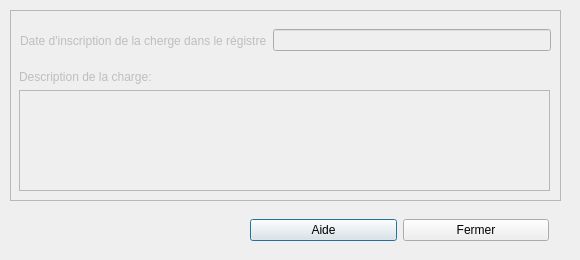
<?xml version="1.0" encoding="UTF-8"?>
<ui version="4.0">
 <class>Dialog</class>
 <widget class="QDialog" name="Dialog">
  <property name="geometry">
   <rect>
    <x>0</x>
    <y>0</y>
    <width>580</width>
    <height>260</height>
   </rect>
  </property>
  <property name="windowTitle">
   <string>Autres charges</string>
  </property>
  <widget class="QFrame" name="frame">
   <property name="enabled">
    <bool>false</bool>
   </property>
   <property name="geometry">
    <rect>
     <x>10</x>
     <y>10</y>
     <width>551</width>
     <height>191</height>
    </rect>
   </property>
   <property name="frameShape">
    <enum>QFrame::StyledPanel</enum>
   </property>
   <property name="frameShadow">
    <enum>QFrame::Raised</enum>
   </property>
   <widget class="QWidget" name="horizontalLayoutWidget">
    <property name="geometry">
     <rect>
      <x>10</x>
      <y>10</y>
      <width>531</width>
      <height>41</height>
     </rect>
    </property>
    <layout class="QHBoxLayout" name="horizontalLayout">
     <item>
      <widget class="QLabel" name="label">
       <property name="text">
        <string>Date d'inscription de la cherge dans le régistre</string>
       </property>
      </widget>
     </item>
     <item>
      <widget class="QLineEdit" name="lineEditDate"/>
     </item>
    </layout>
   </widget>
   <widget class="QWidget" name="verticalLayoutWidget">
    <property name="geometry">
     <rect>
      <x>9</x>
      <y>60</y>
      <width>531</width>
      <height>121</height>
     </rect>
    </property>
    <layout class="QVBoxLayout" name="verticalLayout">
     <item>
      <widget class="QLabel" name="label_2">
       <property name="text">
        <string>Description de la charge:</string>
       </property>
      </widget>
     </item>
     <item>
      <widget class="QTextEdit" name="textEditDesc"/>
     </item>
    </layout>
   </widget>
  </widget>
  <widget class="QWidget" name="horizontalLayoutWidget_2">
   <property name="geometry">
    <rect>
     <x>250</x>
     <y>210</y>
     <width>299</width>
     <height>41</height>
    </rect>
   </property>
   <layout class="QHBoxLayout" name="horizontalLayout_2">
    <item>
     <widget class="QPushButton" name="btnAide">
      <property name="text">
       <string>Aide</string>
      </property>
     </widget>
    </item>
    <item>
     <widget class="QPushButton" name="btnFermer">
      <property name="text">
       <string>Fermer</string>
      </property>
     </widget>
    </item>
   </layout>
  </widget>
 </widget>
 <resources/>
 <connections/>
</ui>
